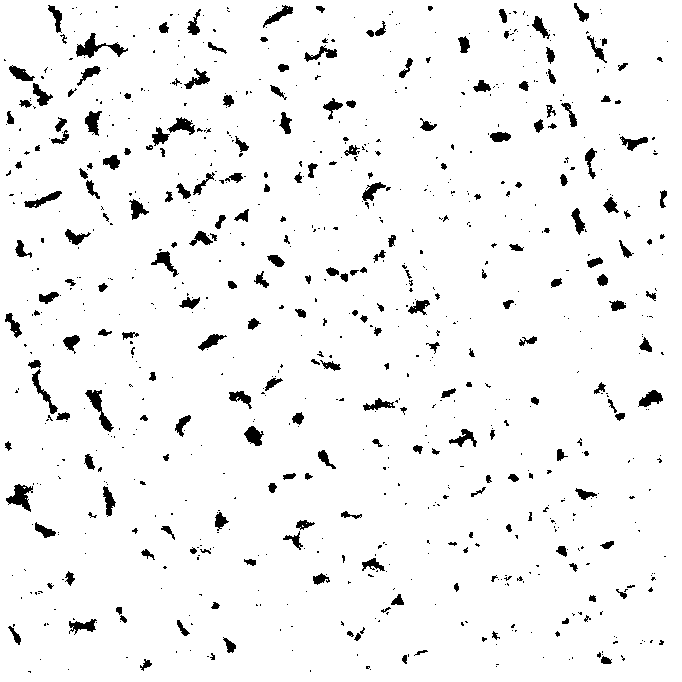
#> input picture tests/figures/scale-tresh-binary.tif, 682 x 682 px
$ python cru_statistics.py   (Python 2 division)   (older library calls are emulated)
#> lines starting #> are read from the running program, lines starting #| are printed output that depends on the picture; after the words box and inside, x2 and y2 are one past the last pixel; in counts of white or black regions, pixels touching at a corner belong together
#!/usr/bin/python
# -*- coding: utf-8 -*-
import math
import numpy as np
import pylab
import matplotlib.pyplot as plt

def compute_clusters(N, data, neighbors, RyR_cutoff=3):
    # Calculate neighbors
    neighbor_indices = np.array([[set() for j in range(N)] for i in range(N)])
    neighbor_indices.shape =(N*N,)

    inds = {
        0  : slice(0,N),
        1  : slice(1,N),
        -1 : slice(0,N-1),
        2  : slice(2,N),
        -2 : slice(0,N-2),
        }

    neigh = np.zeros((N, N), dtype=bool)

    for neigh_i, neigh_j in neighbors:

        # Reset neighborinfo
        neigh[:] = 0

        # Find neighbors
        neigh[inds[neigh_i*-1], inds[neigh_j*-1]] = data[inds[neigh_i], inds[neigh_j]]

        # Only include actuall data points with neighbors
        neigh *= data

        # Get global indices of data points with neigbors to its right
        for neig_ind in neigh.flatten().nonzero()[0]:
            neighbor_indices[neig_ind].add(neig_ind+neigh_i*N+neigh_j)

    print "Sort neigboring data. Will take some time..."
    clusters_0 = set([1])
    clusters_1 = set()
    while len(clusters_0) != len(clusters_1):
        clusters_0 = set()

        # Let the neighborhood be expanded with its members
        for my_index in neighbor_indices.nonzero()[0]:

            my_neighbors = set()

            # update myself (neigh_inds) with my neighbors neighbors
            for neigh_ind in neighbor_indices[my_index]:
                my_neighbors.update(neighbor_indices[neigh_ind])

            neighbor_indices[my_index].update(my_neighbors)

            # Add my_index to clusters_0
            clusters_0.add(tuple(sorted(neighbor_indices[my_index])))

        tmp = clusters_0
        clusters_0 = clusters_1
        clusters_1 = tmp

    print "Prune small clusters"
    # Flatten data
    data.shape = (N*N,)

    clusters = []
    centers = []
    sizes = []
    num_small_clusters = sum(len(cluster) < RyR_cutoff for cluster in clusters_1)
    for cluster in clusters_1:
        # Remove small clusters
        if len(cluster) < RyR_cutoff and num_small_clusters < len(clusters_1):
            for RyR_ind in cluster:
                data[RyR_ind] = 0
        else:
            # Create RyR lattice coordinates of the indices
            cluster = np.array([[RyR_ind/N, RyR_ind % N] for RyR_ind in cluster], \
                               dtype=float)
            clusters.append(cluster)
            centers.append(np.mean(cluster, 0))
            distances = np.sqrt(np.sum((cluster-centers[-1])**2, 0))
            sizes.append([np.max(distances)*30, np.std(distances)*30])

    print "Calculate size of, and distances between clusters"
    # Numpyfy data
    centers = np.array(centers)
    sizes = np.array(sizes)

    # Calculate distances between centers
    X0, X1 = np.meshgrid(centers[:,0], centers[:,0])
    Y0, Y1 = np.meshgrid(centers[:,1], centers[:,1])

    dX = X0 - X1
    dY = Y0 - Y1

    dS = np.sqrt(dX**2+dY**2)
    dS[np.diag_indices(len(clusters))] = 1e10

    # Get the smallest distance between centers
    cluster_distances = []
    for ind in range(len(clusters)):
        ind_other = dS[ind,:].argmin()
        RyR_distances = np.zeros((len(clusters[ind]), len(clusters[ind_other])))
        for row, RyR_coord_me in enumerate(clusters[ind]):
            for col, RyR_coord_other in enumerate(clusters[ind_other]):
                RyR_distances[row, col] = math.sqrt(np.sum((RyR_coord_me-RyR_coord_other)**2))

        cluster_distances.append([(ind, ind_other), 30*dS[ind,:].min(), \
                                  30*RyR_distances.min()])


    print "Done"
    # Reshape neighbors back
    neighbor_indices.shape = (N, N)

    # Expand data
    data.shape = (N,N)

    return data, neighbor_indices, clusters, centers, sizes, cluster_distances

def output(clusters, cluster_distances, sizes, nametag=""):
    max_num = 0
    cluster_size = []
    for ind, cluster in enumerate(clusters):
        #print ind, cluster
        max_num = max(max_num, len(cluster))
        cluster_size.append(len(cluster))

    center_distances = []
    closest_distances = []

    for inds, center_dist, closest_dist in cluster_distances:
        center_distances.append(center_dist)
        closest_distances.append(closest_dist)

    print "Mean size:  {:.1f} \xc2\xb1 {:.1f} [{:.1f}, {:.1f}]".format(np.mean(cluster_size), np.std(cluster_size), np.min(cluster_size), np.max(cluster_size))
    print "Mean closest distance: {:.1f} \xc2\xb1 {:.1f} [{:.1f}, {:.1f}]".format(np.mean(closest_distances), np.std(closest_distances), np.min(closest_distances), np.max(closest_distances))
    print "Mean cluster radius: {:.1f} \xc2\xb1 {:.1f} [{:.1f}, {:.1f}]".format(np.mean(sizes[:,0]), np.std(sizes[:,0]), np.min(sizes[:,0]), np.max(sizes[:,0]))
    print "Number Cluster:", len(clusters)
    print "Number RyR:", sum(map(len, clusters))

    pylab.subplots_adjust(left=0.06, bottom=0.05, right=0.97, top=0.97, wspace=0.11)
    pylab.savefig("RyRs_CSQN_distr{0}.png".format(nametag))

    #cluster_size.sort()
    pylab.figure(figsize=(18,6))

    pylab.subplot(131)
    pylab.hist(cluster_size, max_num, normed=False)
    pylab.title("Cluster size")
    pylab.xlabel("Number of RyRs")
    pylab.ylabel("frequency")
    pylab.text(0.5,0.75, "{:.1f} $\\pm${:.1f} [{:.0f},{:.0f}] ".format(
        np.mean(cluster_size),
        np.std(cluster_size),
        np.min(cluster_size),
        np.max(cluster_size),
        ), \
               size="large",
               transform = pylab.gca().transAxes)

    pylab.subplot(132)
    #pylab.hist(center_distances)
    pylab.hist(closest_distances, 20, normed=False)
    pylab.title("Nearest cluster distance (RyR-RyR)")
    pylab.xlabel("Distance [nm]")
    pylab.ylabel("frequency")
    pylab.text(0.5,0.75, "{:.0f} $\\pm${:.0f} [{:.0f},{:.0f}] nm".format(
        np.mean(closest_distances),
        np.std(closest_distances),
        np.min(closest_distances),
        np.max(closest_distances),
        ), \
               size="large",
               transform = pylab.gca().transAxes)

    pylab.subplot(133)
    pylab.hist(sizes[:,0], 20, normed=False)
    pylab.title("Max cluster radius")
    pylab.xlabel("Diameter [nm]")
    pylab.ylabel("frequency")
    pylab.subplots_adjust(left=0.04, bottom=0.1, right=0.98, top=0.95, wspace=0.20)
    pylab.text(0.5,0.75, "{:.0f} $\\pm${:.0f} [{:.0f},{:.0f}] nm".format(
        np.mean(sizes[:,0]),
        np.std(sizes[:,0]),
        np.min(sizes[:,0]),
        np.max(sizes[:,0]),
        ),\
               size="large",
               transform = pylab.gca().transAxes)
    pylab.savefig("Cluster_stat{0}.png".format(nametag))


if __name__ == "__main__":

    data = plt.imread('figures/scale-tresh-binary.tif') # crop2.tif
#> data: shape (682, 682); 95.2% white; 858 black regions (630 under 20 px), largest, box (x1, y1, x2, y2) and area: (76, 33, 128, 58) 438, (6, 484, 33, 512) 364, (85, 390, 114, 432) 359
    data = np.asarray(data[:,:]==0, dtype=bool)
    x_ind_0 = 200
    x_ind_1 = 601
    y_ind_0 = 200
    y_ind_1 = 601
    data = data[x_ind_0:x_ind_1, y_ind_0:y_ind_1].copy()
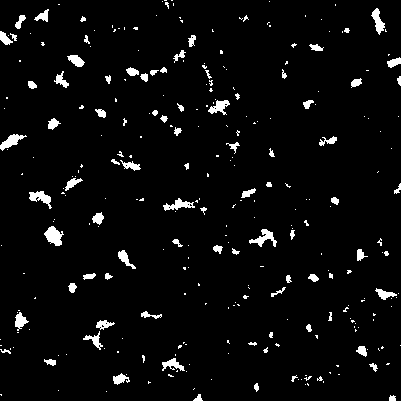
#> data: shape (401, 401) bool; 4.1% white; 294 white regions (212 under 20 px), largest, box (x1, y1, x2, y2) and area: (44, 226, 64, 246) 239, (249, 229, 277, 247) 206, (0, 134, 27, 151) 193
    N = data.shape[0]
#> N = 401
    size_pixel = 0.03
    print data.shape
#| (401, 401)
    RyR_cutoff = 5

    # Healthy stats:
    # Mean size:  13.9 ± 14.0 [3.0, 85.0]
    # Mean closest distance: 222.7 ± 121.6 [90.0, 721.2]
    # Mean cluster radius: 242.5 ± 288.3 [24.5, 2174.0]

    # Set the relative coordinates of who are neighbors
    diagonals = [[1,1], [1,-1], [-1,1], [-1,-1]]
    neighbors = [[0,0], [1,0], [-1,0], [0,1], [0,-1]]
    neighbors_2nd = [[2,2], [2,1], [2,0], [2,-1], [2,-2], \
                     [-2,-2], [-2,-1], [-2,0], [-2,1], [-2,2],\
                     [0,2], [0,-2], [1,2], [1,-2], [-1,2], [-1,-2]]

    # Add all diagonals to neigbors
    neighbors += diagonals

    # Also add all 2nd neighbors
    neighbors += neighbors_2nd

    # Compute the CRU clusters
    data, neighbor_indices, clusters, centers, sizes, cluster_distances = \
          compute_clusters(N, data, neighbors, RyR_cutoff)
#> the loop in compute_clusters, `for neigh_i, neigh_j in neighbors:` made 25 passes
#> pass 2, in compute_clusters, `neigh *= data`:
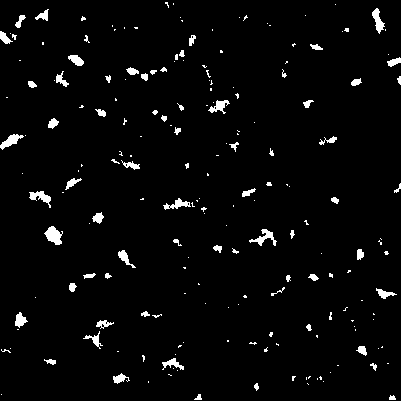
#> neigh: shape (401, 401) bool; 3.1% white; 199 white regions (131 under 20 px), largest, box (x1, y1, x2, y2) and area: (44, 226, 63, 245) 215, (249, 229, 277, 246) 173, (0, 134, 24, 150) 164
#> pass 3, in compute_clusters, `neigh *= data`:
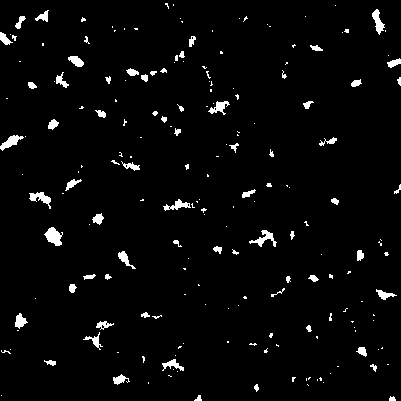
#> neigh: shape (401, 401) bool; 3.1% white; 199 white regions (131 under 20 px), largest, box (x1, y1, x2, y2) and area: (44, 227, 63, 246) 215, (249, 230, 277, 247) 173, (0, 135, 24, 151) 164
#> after the loop in compute_clusters, `for neigh_i, neigh_j in neighbors:`:
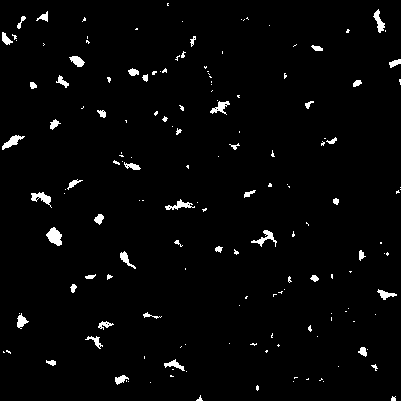
#> neigh: shape (401, 401) bool; 2.4% white; 161 white regions (111 under 20 px), largest, box (x1, y1, x2, y2) and area: (46, 227, 62, 246) 192, (31, 192, 52, 208) 146, (251, 230, 277, 247) 142
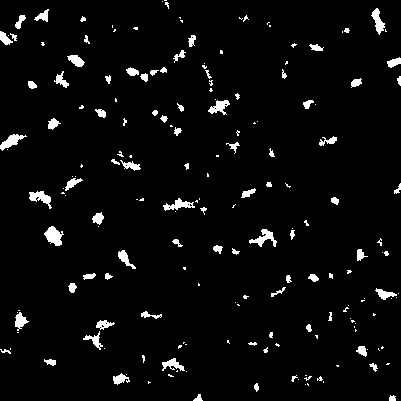
#> data: shape (401, 401) bool; 3.9% white; 188 white regions (106 under 20 px), largest, box (x1, y1, x2, y2) and area: (44, 226, 64, 246) 239, (249, 229, 277, 247) 206, (0, 134, 27, 151) 193
#> clusters = 130 point arrays, longest 239 points; centers = 130 pairs, first value 3.4 to 397.9, second value 5.55 to 398.9; sizes = 130 pairs, first value 50.2 to 3854.5, second value 0 to 1270.4; cluster_distances = 130 items

    plt.imshow(data, cmap='Greys', interpolation="nearest", origin="lower", \
               extent=[x_ind_0*size_pixel,x_ind_1*size_pixel,
                       y_ind_0*size_pixel,y_ind_1*size_pixel])

    # Output statistics
    output(clusters, cluster_distances, sizes)
#> the loop in output, `for ind, cluster in enumerate(clusters):` made 130 passes
#> max_num on passes 1 to 12: 7, 98, 98, 98, 98, 98, 98, 98, 98, 98, 98, 98
#> after the loop in output, `for ind, cluster in enumerate(clusters):`: cluster_size = 130 values, max 239 at index 25, min 5 at index 9, mean 48.72
#> the loop in output, `for inds, center_dist, closest_dist in cluster_distances:` made 130 passes
#> (inds, center_dist, closest_dist) on passes 1 to 12: ((0, 95), 542.5, 474.3), ((1, 83), 1302.4, 1050), ((2, 5), 580.4, 276.6), ((3, 98), 323.6, 161.6), ((4, 68), 582.9, 216.3), ((5, 2), 580.4, 276.6), ((6, 125), 635.1, 313.2), ((7, 8), 1041.1, 931.9), ((8, 11), 429.7, 295.5), ((9, 127), 319.6, 254.6), ((10, 88), 636.8, 212.1), ((11, 8), 429.7, 295.5)
#> after the loop in output, `for inds, center_dist, closest_dist in cluster_distances:`: center_distances = 130 values, max 1669.4 at index 86, min 198.7 at index 28, mean 651.3; closest_distances = 130 values, max 1413.8 at index 86, min 90 at index 18, mean 419.4
#| Mean size:  48.7 Â± 52.8 [5.0, 239.0]
#| Mean closest distance: 419.4 Â± 257.6 [90.0, 1413.8]
#| Mean cluster radius: 638.9 Â± 768.8 [50.2, 3854.5]
#| Number Cluster: 130
#| Number RyR: 6334
#> in output, `pylab.savefig("Cluster_stat{0}.png".format(nametag))`:
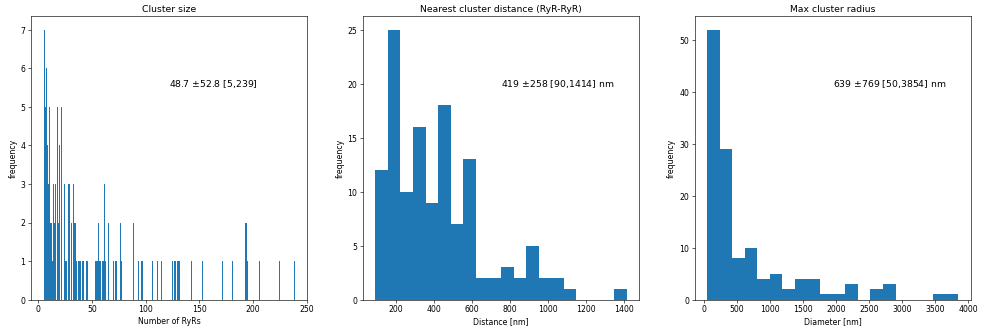
#> figure drawn by matplotlib, 3 panels; panel 1: tallest bar 7 high, from x = 5 to 5.98; panel 2: tallest bar 25 high, from x = 156.2 to 222.4; panel 3: tallest bar 52 high, from x = 50.2 to 240.4
    plt.show()
